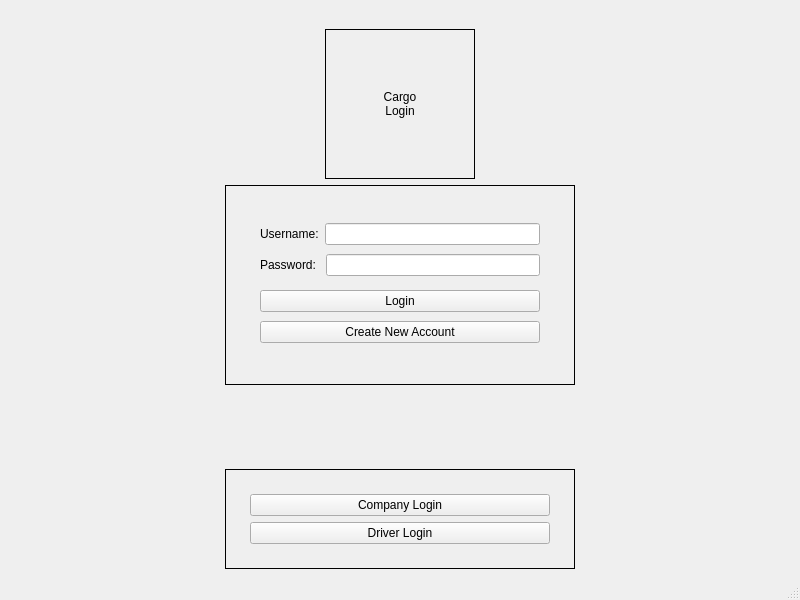
<?xml version="1.0" encoding="UTF-8"?>
<ui version="4.0">
 <class>MainWindow</class>
 <widget class="QMainWindow" name="MainWindow">
  <property name="geometry">
   <rect>
    <x>0</x>
    <y>0</y>
    <width>800</width>
    <height>600</height>
   </rect>
  </property>
  <property name="windowTitle">
   <string>MainWindow</string>
  </property>
  <widget class="QWidget" name="centralwidget">
   <layout class="QVBoxLayout" name="verticalLayout">
    <item>
     <layout class="QHBoxLayout" name="horizontalLayout">
      <item>
       <spacer name="horizontalSpacer">
        <property name="orientation">
         <enum>Qt::Horizontal</enum>
        </property>
        <property name="sizeHint" stdset="0">
         <size>
          <width>40</width>
          <height>20</height>
         </size>
        </property>
       </spacer>
      </item>
     </layout>
    </item>
    <item>
     <layout class="QHBoxLayout" name="horizontalLayout_2">
      <property name="topMargin">
       <number>0</number>
      </property>
      <item>
       <widget class="QLabel" name="label">
        <property name="sizePolicy">
         <sizepolicy hsizetype="Fixed" vsizetype="Fixed">
          <horstretch>0</horstretch>
          <verstretch>0</verstretch>
         </sizepolicy>
        </property>
        <property name="minimumSize">
         <size>
          <width>150</width>
          <height>150</height>
         </size>
        </property>
        <property name="styleSheet">
         <string notr="true">border: 1px solid;</string>
        </property>
        <property name="text">
         <string>Cargo
Login</string>
        </property>
        <property name="alignment">
         <set>Qt::AlignCenter</set>
        </property>
       </widget>
      </item>
     </layout>
    </item>
    <item>
     <layout class="QHBoxLayout" name="horizontalLayout_3">
      <property name="topMargin">
       <number>0</number>
      </property>
      <item>
       <widget class="QWidget" name="loginForm" native="true">
        <property name="sizePolicy">
         <sizepolicy hsizetype="Fixed" vsizetype="Fixed">
          <horstretch>0</horstretch>
          <verstretch>0</verstretch>
         </sizepolicy>
        </property>
        <property name="minimumSize">
         <size>
          <width>350</width>
          <height>200</height>
         </size>
        </property>
        <property name="styleSheet">
         <string notr="true">#loginForm{ border: 1px solid; }</string>
        </property>
        <layout class="QVBoxLayout" name="verticalLayout_2">
         <property name="leftMargin">
          <number>35</number>
         </property>
         <property name="topMargin">
          <number>35</number>
         </property>
         <property name="rightMargin">
          <number>35</number>
         </property>
         <property name="bottomMargin">
          <number>35</number>
         </property>
         <item>
          <layout class="QHBoxLayout" name="NameField">
           <item>
            <widget class="QLabel" name="label_3">
             <property name="text">
              <string>Username:</string>
             </property>
            </widget>
           </item>
           <item>
            <widget class="QLineEdit" name="userName"/>
           </item>
          </layout>
         </item>
         <item>
          <layout class="QHBoxLayout" name="passField">
           <item>
            <widget class="QLabel" name="label_2">
             <property name="text">
              <string>Password: </string>
             </property>
            </widget>
           </item>
           <item>
            <widget class="QLineEdit" name="Password"/>
           </item>
          </layout>
         </item>
         <item>
          <spacer name="verticalSpacer_2">
           <property name="orientation">
            <enum>Qt::Vertical</enum>
           </property>
           <property name="sizeType">
            <enum>QSizePolicy::Fixed</enum>
           </property>
           <property name="sizeHint" stdset="0">
            <size>
             <width>20</width>
             <height>5</height>
            </size>
           </property>
          </spacer>
         </item>
         <item>
          <widget class="QPushButton" name="loginButton">
           <property name="text">
            <string>Login</string>
           </property>
          </widget>
         </item>
         <item>
          <widget class="QPushButton" name="pushButton_3">
           <property name="text">
            <string>Create New Account</string>
           </property>
          </widget>
         </item>
        </layout>
       </widget>
      </item>
     </layout>
    </item>
    <item>
     <spacer name="verticalSpacer">
      <property name="orientation">
       <enum>Qt::Vertical</enum>
      </property>
      <property name="sizeHint" stdset="0">
       <size>
        <width>20</width>
        <height>40</height>
       </size>
      </property>
     </spacer>
    </item>
    <item>
     <layout class="QHBoxLayout" name="horizontalLayout_4">
      <property name="topMargin">
       <number>0</number>
      </property>
      <item>
       <widget class="QWidget" name="otherLogins" native="true">
        <property name="sizePolicy">
         <sizepolicy hsizetype="Fixed" vsizetype="Fixed">
          <horstretch>0</horstretch>
          <verstretch>0</verstretch>
         </sizepolicy>
        </property>
        <property name="minimumSize">
         <size>
          <width>350</width>
          <height>100</height>
         </size>
        </property>
        <property name="styleSheet">
         <string notr="true">#otherLogins{ border: 1px solid; }</string>
        </property>
        <layout class="QVBoxLayout" name="verticalLayout_3">
         <property name="leftMargin">
          <number>25</number>
         </property>
         <property name="topMargin">
          <number>25</number>
         </property>
         <property name="rightMargin">
          <number>25</number>
         </property>
         <property name="bottomMargin">
          <number>25</number>
         </property>
         <item>
          <layout class="QHBoxLayout" name="horizontalLayout_5">
           <item>
            <widget class="QPushButton" name="companyLoginButton">
             <property name="text">
              <string>Company Login</string>
             </property>
            </widget>
           </item>
          </layout>
         </item>
         <item>
          <layout class="QHBoxLayout" name="driverLoginButton">
           <item>
            <widget class="QPushButton" name="DriverLoginButton">
             <property name="text">
              <string>Driver Login</string>
             </property>
            </widget>
           </item>
          </layout>
         </item>
        </layout>
       </widget>
      </item>
     </layout>
    </item>
   </layout>
  </widget>
  <widget class="QMenuBar" name="menubar">
   <property name="geometry">
    <rect>
     <x>0</x>
     <y>0</y>
     <width>800</width>
     <height>22</height>
    </rect>
   </property>
  </widget>
  <widget class="QStatusBar" name="statusbar"/>
 </widget>
 <resources/>
 <connections/>
</ui>
